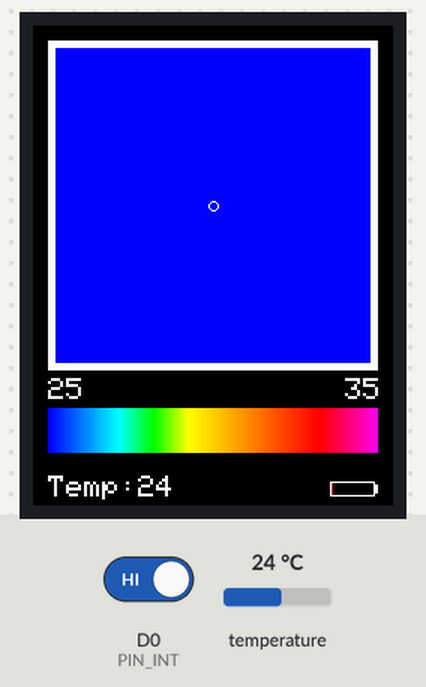
The sketch below on a simulated ESP8266 (NodeMCU). On the bench: 240×320 colour display. The inputs (shaded band) are chosen by the test bench; at power-on: temperature 24 °C, D0 (PIN_INT) HIGH.

Above: at 3.6 s.
3.7 s: temperature set to 12 °C
At 4.9 s:
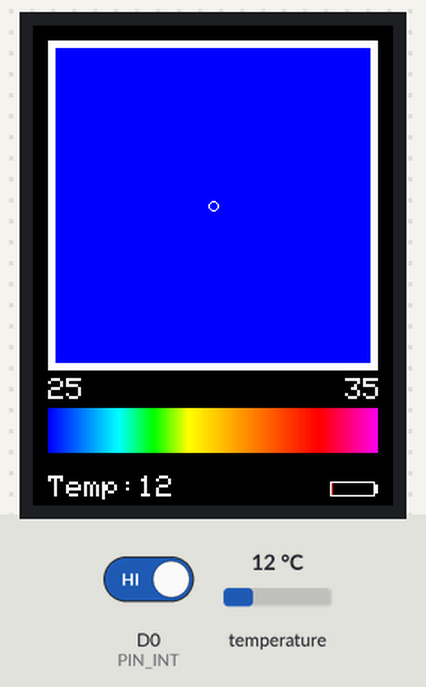
5.2 s: D0 (PIN_INT) driven LOW
At 6.0 s:
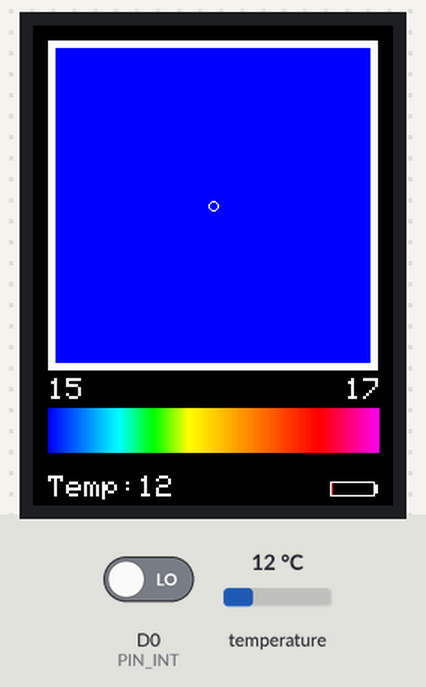
8.2 s: temperature set to 19 °C
At 9.1 s:
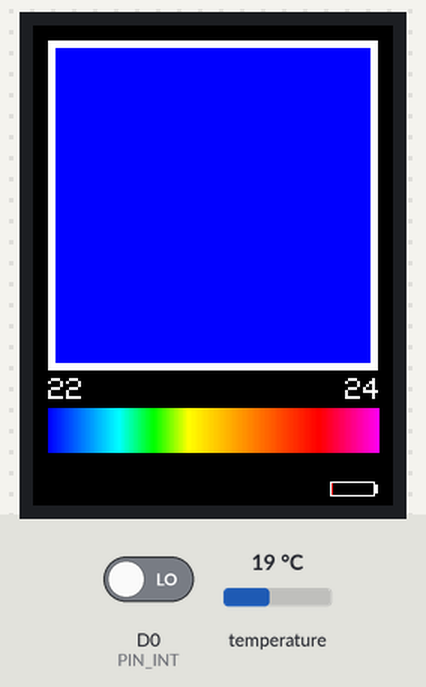
9.9 s: temperature set to 28 °C
At 12.0 s:
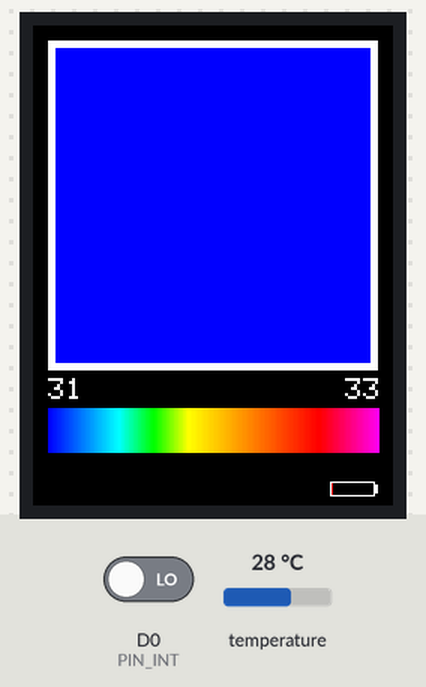
Timing chart, 0 to 12.6 s (numbered marks = the images above; inputs shaded):
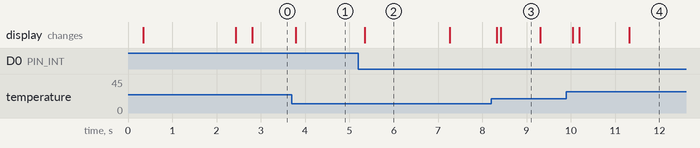

The sketch:

Program.ino
```cpp
#ifdef ESP8266

#include <TFT_eSPI.h>

#else

#include <Fonts/FreeMonoBoldOblique12pt7b.h>
#endif

#include <Adafruit_ILI9341.h>
#include <Adafruit_AMG88xx.h>       // thermal camera lib

#define TFT_CS   PIN_D6  // Chip select control pin D8
#define TFT_DC   PIN_D4  // Data Command control pin
#define TFT_RST  PIN_D3  // Reset pin (could connect to NodeMCU RST, see next line)
#define PIN_INT D0                      // Interrupt from touch for autoscale/scale

// constants for the cute little keypad
#define KEYPAD_TOP 15
#define KEYPAD_LEFT 50
#define BUTTON_W 60
#define BUTTON_H 30
#define BUTTON_SPACING_X 10
#define BUTTON_SPACING_Y 10
#define BUTTON_TEXTSIZE 2

// fire up the display using a very fast driver
// this next line is for my modified library where I pass the screen dimensions in--that way i can use the same lib for my 3.5", 2.8" and other sizes
// ILI9341_t3 Display = ILI9341_t3(PIN_CS, PIN_DC, 240, 320);

// you will need to use this line

#ifdef ESP8266

TFT_eSPI Display = TFT_eSPI();

#else

Adafruit_ILI9341 Display = Adafruit_ILI9341(PIN_CS, PIN_DC);

#endif


// create some colors for the keypad buttons
#define C_BLUE Display.color565(0,0,255)
#define C_RED Display.color565(255,0,0)
#define C_GREEN Display.color565(0,255,0)
#define C_WHITE Display.color565(255,255,255)
#define C_BLACK Display.color565(0,0,0)
#define C_LTGREY Display.color565(200,200,200)
#define C_DKGREY Display.color565(80,80,80)
#define C_GREY Display.color565(127,127,127)

// Added for measure Temp
boolean measure = true;
uint16_t centerTemp;
unsigned long tempTime = millis();
unsigned long batteryTime = 1;
#define METRIC;

// create some text for the keypad butons
char KeyPadBtnText[12][5] = {"1", "2", "3", "4", "5", "6", "7", "8", "9", "Done", "0", "Clr" };

// define some colors for the keypad buttons
uint16_t KeyPadBtnColor[12] = {C_BLUE, C_BLUE, C_BLUE, C_BLUE, C_BLUE, C_BLUE, C_BLUE, C_BLUE, C_BLUE, C_GREEN, C_BLUE, C_RED };

// start with some initial colors
uint16_t MinTemp = 25;
uint16_t MaxTemp = 35;

// variables for interpolated colors
byte red, green, blue;

// variables for row/column interpolation
byte i, j, k, row, col, incr;
float intPoint, val, a, b, c, d, ii;
byte aLow, aHigh;

// size of a display "pixel"
byte BoxWidth = 3;
byte BoxHeight = 3;

int x, y;
char buf[20];

// variable to toggle the display grid
int ShowGrid = -1;
int DefaultTemp = -1;

// array for the 8 x 8 measured pixels
float pixels[64];

// array for the interpolated array
float HDTemp[80][80];

// create the keypad buttons
// note the ILI9438_3t library makes use of the Adafruit_GFX library (which makes use of the Adafruit_button library)
Adafruit_GFX_Button KeyPadBtn[12];

// create the camara object
Adafruit_AMG88xx ThermalSensor;

// create the touch screen object
//UTouch  Touch( 2, 3, 4, 5, 6);

void setup() {

  Serial.begin(115200);

  // Set A0 to input for battery measurement
  pinMode(A0, INPUT);

  // start the display and set the background to black
  Display.begin();
  Display.fillScreen(C_BLACK);

  // initialize the touch screen and set location precision
  //Touch.InitTouch();
  //Touch.setPrecision(PREC_EXTREME);

  // create the keypad buttons
  // for (row = 0; row < 4; row++) {
  //   for (col = 0; col < 3; col++) {
  //     KeyPadBtn[col + row * 3].initButton(&Display, BUTTON_H + BUTTON_SPACING_X + KEYPAD_LEFT + col * (BUTTON_W + BUTTON_SPACING_X ),
  //                                         KEYPAD_TOP + 2 * BUTTON_H + row * (BUTTON_H + BUTTON_SPACING_Y),
  //                                         BUTTON_W, BUTTON_H, C_WHITE, KeyPadBtnColor[col + row * 3], C_WHITE,
  //                                         KeyPadBtnText[col + row * 3], BUTTON_TEXTSIZE);
  //   }
  // }

  // set display rotation (you may need to change to 0 depending on your display
  Display.setRotation(0);

  // show a cute splash screen (paint text twice to show a little shadow

  // Display.setFont(&FreeMonoBoldOblique12pt7b);
  // Display.setFont(DroidSans_40);
  Display.setTextSize(2);
  Display.setCursor(62, 61);
  Display.setTextColor(C_WHITE, C_BLACK);
  Display.print("Thermal");

  //Display.setFont(DroidSans_40);
  Display.setCursor(60, 60);
  Display.setTextColor(C_BLUE);
  Display.print("Thermal");

  //Display.setFont(Arial_48_Bold_Italic);
  Display.setCursor(92, 101);
  Display.setTextColor(C_WHITE, C_BLACK);
  Display.print("Camera");

  //Display.setFont(Arial_48_Bold_Italic);
  Display.setCursor(90, 100);
  Display.setTextColor(C_RED);
  Display.print("Camera");


  // let sensor boot up
  bool status = ThermalSensor.begin();
  delay(100);

  // check status and display results
  if (!status) {
    while (1) {
      //Display.setFont(DroidSans_20);
      Display.setCursor(20, 180);
      Display.setTextColor(C_RED, C_BLACK);
      Display.print("Sensor: FAIL");
      delay(500);
      //Display.setFont(DroidSans_20);
      Display.setCursor(20, 180);
      Display.setTextColor(C_BLACK, C_BLACK);
      Display.print("Sensor: FAIL");
      delay(500);
    }
  }
  else {
    //Display.setFont(DroidSans_20);
    Display.setCursor(20, 180);
    Display.setTextColor(C_GREEN, C_BLACK);
    Display.print("Sensor: FOUND");
  }

  // read the camera for initial testing
  ThermalSensor.readPixels(pixels);

  // check status and display results
  if (pixels[0] < 0) {
    while (1) {
      //Display.setFont(DroidSans_20);
      Display.setCursor(20, 210);
      Display.setTextColor(C_RED, C_BLACK);
      Display.print("Readings: FAIL");
      delay(500);
      //Display.setFont(DroidSans_20);
      Display.setCursor(20, 210);
      Display.setTextColor(C_BLACK, C_BLACK);
      Display.print("Readings: FAIL");
      delay(500);
    }
  }
  else {
    // Display.setFont(DroidSans_20);
    Display.setCursor(20, 210);
    Display.setTextColor(C_GREEN, C_BLACK);
    Display.print("Readings: OK");
    delay(2000);
  }

  // set display rotation and clear the fonts..the rotation of this display is a bit weird

  //Display.setFontAdafruit();
  Display.fillScreen(C_BLACK);
  // Display.setFont();

  // get the cutoff points for the color interpolation routines
  // note this function called when the temp scale is changed
  Getabcd();

  // draw a cute legend with the scale that matches the sensors max and min
  DrawLegend();

  // draw a large white border for the temperature area
  Display.fillRect(10, 10, 220, 220, C_WHITE);


}

void loop() {

  // if someone touched the screen do something with it
  //  if (Touch.dataAvailable()) {
  //   ProcessTouch();
  // }

  if (digitalRead(PIN_INT) == false) {

    SetTempScale();

    if (millis() - tempTime > 2000) {
      measure = !measure;
      tempTime = millis();
      Display.fillRect (0, 300, 100, 16, ILI9341_BLACK);
    }
  }
  else {
    tempTime = millis();
  }

  // read the sensor
  ThermalSensor.readPixels(pixels);

  // now that we have an 8 x 8 sensor array
  // interpolate to get a bigger screen
  InterpolateRows();

  // now that we have row data with 70 columns
  // interpolate each of the 70 columns
  // forget Arduino..no where near fast enough..Teensy at > 72 mhz is the starting point
  InterpolateCols();

  // display the 70 x 70 array
  DisplayGradient();

  // Update battery everx 30s
  if (batteryTime < millis()) {
    drawBattery();
    batteryTime = millis() + 30000;
  }
}


// interplation function to create 70 columns for 8 rows
void InterpolateRows() {

  // interpolate the 8 rows (interpolate the 70 column points between the 8 sensor pixels first)
  for (row = 0; row < 8; row ++) {
    for (col = 0; col < 70; col ++) {
      // get the first array point, then the next
      // also need to bump by 8 for the subsequent rows
      aLow =  col / 10 + (row * 8);
      aHigh = (col / 10) + 1 + (row * 8);
      // get the amount to interpolate for each of the 10 columns
      // here were doing simple linear interpolation mainly to keep performace high and
      // display is 5-6-5 color palet so fancy interpolation will get lost in low color depth
      intPoint =   (( pixels[aHigh] - pixels[aLow] ) / 10.0 );
      // determine how much to bump each column (basically 0-9)
      incr = col % 10;
      // find the interpolated value
      val = (intPoint * incr ) +  pixels[aLow];
      // store in the 70 x 70 array
      // since display is pointing away, reverse row to transpose row data
      HDTemp[ (7 - row) * 10][col] = val;

    }
  }
}

// interplation function to interpolate 70 columns from the interpolated rows
void InterpolateCols() {

  // then interpolate the 70 rows between the 8 sensor points
  for (col = 0; col < 70; col ++) {
    for (row = 0; row < 70; row ++) {
      // get the first array point, then the next
      // also need to bump by 8 for the subsequent cols
      aLow =  (row / 10 ) * 10;
      aHigh = aLow + 10;
      // get the amount to interpolate for each of the 10 columns
      // here were doing simple linear interpolation mainly to keep performace high and
      // display is 5-6-5 color palet so fancy interpolation will get lost in low color depth
      intPoint =   (( HDTemp[aHigh][col] - HDTemp[aLow][col] ) / 10.0 );
      // determine how much to bump each column (basically 0-9)
      incr = row % 10;
      // find the interpolated value
      val = (intPoint * incr ) +  HDTemp[aLow][col];
      // store in the 70 x 70 array
      HDTemp[ row ][col] = val;
    }
  }
}

// function to display the results
void DisplayGradient() {

  // rip through 70 rows
  for (row = 0; row < 70; row ++) {

    // fast way to draw a non-flicker grid--just make every 10 pixels 2x2 as opposed to 3x3
    // drawing lines after the grid will just flicker too much
    if (ShowGrid < 0) {
      BoxWidth = 3;
    }
    else {
      if ((row % 10 == 9) ) {
        BoxWidth = 2;
      }
      else {
        BoxWidth = 3;
      }
    }
    // then rip through each 70 cols
    for (col = 0; col < 70; col++) {

      // fast way to draw a non-flicker grid--just make every 10 pixels 2x2 as opposed to 3x3
      if (ShowGrid < 0) {
        BoxHeight = 3;
      }
      else {
        if ( (col % 10 == 9)) {
          BoxHeight = 2;
        }
        else {
          BoxHeight = 3;
        }
      }
      // finally we can draw each the 70 x 70 points, note the call to get interpolated color
      Display.fillRect((row * 3) + 15, (col * 3) + 15, BoxWidth, BoxHeight, GetColor(HDTemp[row][col]));

      if (measure == true && row == 36 && col == 36) {
        drawMeasurement();  //Draw after center pixels to reduce flickering
      }
    }
  }

}

// my fast yet effective color interpolation routine
uint16_t GetColor(float val) {

  /*
    pass in value and figure out R G B
    several published ways to do this I basically graphed R G B and developed simple linear equations
    again a 5-6-5 color display will not need accurate temp to R G B color calculation

  */

  red = constrain(255.0 / (c - b) * val - ((b * 255.0) / (c - b)), 0, 255);

  if ((val > MinTemp) & (val < a)) {
    green = constrain(255.0 / (a - MinTemp) * val - (255.0 * MinTemp) / (a - MinTemp), 0, 255);
  }
  else if ((val >= a) & (val <= c)) {
    green = 255;
  }
  else if (val > c) {
    green = constrain(255.0 / (c - d) * val - (d * 255.0) / (c - d), 0, 255);
  }
  else if ((val > d) | (val < a)) {
    green = 0;
  }

  if (val <= b) {
    blue = constrain(255.0 / (a - b) * val - (255.0 * b) / (a - b), 0, 255);
  }
  else if ((val > b) & (val <= d)) {
    blue = 0;
  }
  else if (val > d) {
    blue = constrain(240.0 / (MaxTemp - d) * val - (d * 240.0) / (MaxTemp - d), 0, 240);
  }

  // use the displays color mapping function to get 5-6-5 color palet (R=5 bits, G=6 bits, B-5 bits)
  return Display.color565(red, green, blue);

}

// function to automatically set the max / min scale based on adding an offset to the average temp from the 8 x 8 array
// you could also try setting max and min based on the actual max min
void SetTempScale() {

  if (false ) { //DefaultTemp < 0) {
    MinTemp = 25;
    MaxTemp = 35;
    Getabcd();
    DrawLegend();
  }
  else {
    MinTemp = 255;
    MaxTemp = 0;

    for (i = 0; i < 64; i++) {

      //MinTemp = min(MinTemp, (uint16_t)pixels[i]);
      //MaxTemp = max(MaxTemp, (uint16_t)pixels[i]);
      if ((uint16_t)pixels[i] < MinTemp) { MinTemp = (uint16_t)pixels[i];}
      if ((uint16_t)pixels[i] > MaxTemp) { MaxTemp = (uint16_t)pixels[i];}

    }

    MaxTemp = MaxTemp + 5.0;
    MinTemp = MinTemp + 3.0;
    Getabcd();
    DrawLegend();
  }

}

// function to get the cutoff points in the temp vs RGB graph
void Getabcd() {

  a = MinTemp + (MaxTemp - MinTemp) * 0.2121;
  b = MinTemp + (MaxTemp - MinTemp) * 0.3182;
  c = MinTemp + (MaxTemp - MinTemp) * 0.4242;
  d = MinTemp + (MaxTemp - MinTemp) * 0.8182;

}

// function to handle screen touches
//void ProcessTouch() {
//
//  Touch.read();
//
//  x = Touch.getX();
//  y = Touch.getY();

// yea i know better to have buttons
//  if (x > 200) {
//    if (y < 80) {
//      KeyPad(MaxTemp);
//    }
//    else if (y > 160) {
//      KeyPad(MinTemp);
//    }
//    else {
//      DefaultTemp = DefaultTemp * -1;
//      SetTempScale();
//    }
//  }

//  else if (x <= 200) {
// toggle grid
//    ShowGrid = ShowGrid * -1;
//    if (ShowGrid > 0) {
//      Display.fillRect(15, 15, 210, 210, C_BLACK);
//    }
//  }
//}

// function to draw a cute little legend
void DrawLegend() {

  // my cute little color legend with max and min text
  j = 0;

  float inc = (MaxTemp - MinTemp ) / 220.0;

  for (ii = MinTemp; ii < MaxTemp; ii += inc) {
    //    Display.drawFastHLine(10, 255 - j++, 30, GetColor(ii));
    Display.drawFastVLine(10 + j++, 255, 30, GetColor(ii));
  }

  #ifdef IMPERIAL
    MinTemp = MinTemp * 1.8 + 32;
    MaxTemp = MaxTemp * 1.8 + 32;
  #endif
  int xpos;
  if (MaxTemp > 99) {xpos = 184;} else {xpos = 196;};

  Display.setTextSize(2);
  Display.setCursor(10, 235);
  Display.setTextColor(C_WHITE, C_BLACK);
  sprintf(buf, "%2d", MinTemp);
  Display.print(buf);

  Display.setTextSize(2);
  // Display.setFont(Arial_24_Bold);
  Display.setCursor(xpos, 235);
  Display.setTextColor(C_WHITE, C_BLACK);
  sprintf(buf, " %2d", MaxTemp);
  Display.print(buf);


}

// Draw a circle + measured value
void drawMeasurement() {
  // Mark center measurement
  Display.drawCircle(120, 120, 3, ILI9341_WHITE);

  // Measure and print center temperature
  centerTemp = pixels[27];

  #ifdef IMPERIAL
    centerTemp = centerTemp * 1.8 + 32;
  #endif

  Display.setCursor(10, 300);
  Display.setTextColor(ILI9341_WHITE, ILI9341_BLACK);
  Display.setTextSize(2);
  sprintf(buf, "%s:%2d", "Temp", centerTemp);
  Display.print(buf);
}

int measureBattery() {
  uint16_t adcValue = analogRead(A0);
  int volt = adcValue / 102.3 * 4.5;// Using 130kOhm resistor
  return volt;
}

// Draw battery symbol
void drawBattery()  {
  int volt = measureBattery() - 32; // range from 3.2V - 4.2V
  volt = constrain (volt, 1, 10);

  // draw battery
  Display.drawRect(198, 304, 30, 10, C_WHITE);
  Display.fillRect(227, 306, 3, 6, C_WHITE);
  Display.fillRect(199, 305, 28, 8, C_BLACK);
  if (volt > 3)Display.fillRect(199, 305, volt * 3 - 2 , 8, C_GREEN);
  else Display.fillRect(199, 305, volt * 3 - 2, 8, C_RED);


}
```

Measured:
- after the input at 3.7 s, the display: changes after 0.09 s (image 1)
- after the input at 5.2 s, the display: changes after 0.15 s (image 2)
- after the input at 8.2 s, the display: first changes after 0.13 s (image 3 shows a later state)
- after the input at 9.9 s, the display: first changes after 0.14 s (image 4 shows a later state)
- what the display in image 2 shows lasts 2.0 s, from 5.3 s to 7.3 s
- what the display in image 3 shows lasts 0.9 s, from 8.4 s to 9.3 s
